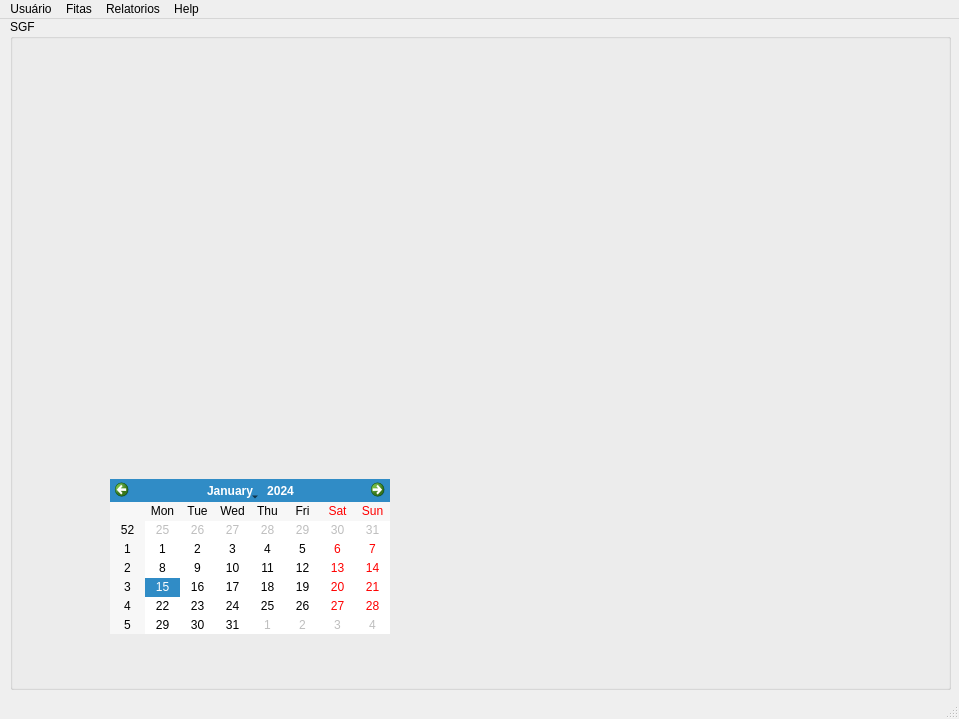
<?xml version="1.0" encoding="UTF-8"?>
<ui version="4.0">
 <class>MainWindow</class>
 <widget class="QMainWindow" name="MainWindow">
  <property name="geometry">
   <rect>
    <x>0</x>
    <y>0</y>
    <width>959</width>
    <height>719</height>
   </rect>
  </property>
  <property name="windowTitle">
   <string>Dashboard</string>
  </property>
  <widget class="QWidget" name="centralwidget">
   <widget class="QGroupBox" name="groupBox">
    <property name="geometry">
     <rect>
      <x>10</x>
      <y>0</y>
      <width>941</width>
      <height>671</height>
     </rect>
    </property>
    <property name="title">
     <string>SGF</string>
    </property>
    <widget class="QCalendarWidget" name="calendarWidget">
     <property name="geometry">
      <rect>
       <x>100</x>
       <y>460</y>
       <width>280</width>
       <height>155</height>
      </rect>
     </property>
    </widget>
    <widget class="QLabel" name="label">
     <property name="geometry">
      <rect>
       <x>50</x>
       <y>110</y>
       <width>311</width>
       <height>181</height>
      </rect>
     </property>
     <property name="text">
      <string/>
     </property>
    </widget>
    <widget class="QLabel" name="label_4">
     <property name="geometry">
      <rect>
       <x>130</x>
       <y>110</y>
       <width>231</width>
       <height>231</height>
      </rect>
     </property>
     <property name="cursor">
      <cursorShape>CrossCursor</cursorShape>
     </property>
     <property name="text">
      <string/>
     </property>
     <property name="pixmap">
      <pixmap>../Users/anderson.pereira/Desktop/PYTHON/botao 3 png.png</pixmap>
     </property>
    </widget>
    <widget class="QLabel" name="label_5">
     <property name="geometry">
      <rect>
       <x>530</x>
       <y>110</y>
       <width>231</width>
       <height>231</height>
      </rect>
     </property>
     <property name="cursor">
      <cursorShape>CrossCursor</cursorShape>
     </property>
     <property name="text">
      <string/>
     </property>
     <property name="pixmap">
      <pixmap>../Users/anderson.pereira/Desktop/PYTHON/botao 2 png.png</pixmap>
     </property>
    </widget>
   </widget>
  </widget>
  <widget class="QMenuBar" name="menubar">
   <property name="geometry">
    <rect>
     <x>0</x>
     <y>0</y>
     <width>959</width>
     <height>21</height>
    </rect>
   </property>
   <widget class="QMenu" name="menuUsu_rio">
    <property name="title">
     <string>Usuário</string>
    </property>
    <addaction name="actionInserir"/>
    <addaction name="actionConsultar"/>
    <addaction name="actionDeletar"/>
    <addaction name="actionDeletar_3"/>
    <addaction name="actionSair"/>
   </widget>
   <widget class="QMenu" name="menuFitas">
    <property name="title">
     <string>Fitas</string>
    </property>
    <addaction name="actionCadastrar"/>
    <addaction name="actionConsultar_2"/>
    <addaction name="actionEditar"/>
    <addaction name="actionDeletar_2"/>
   </widget>
   <widget class="QMenu" name="menuRelatorios">
    <property name="title">
     <string>Relatorios</string>
    </property>
    <addaction name="actionUsu_rios"/>
    <addaction name="actionFitas"/>
   </widget>
   <widget class="QMenu" name="menuSGF">
    <property name="title">
     <string>Help</string>
    </property>
    <addaction name="actionAbout"/>
   </widget>
   <addaction name="menuUsu_rio"/>
   <addaction name="menuFitas"/>
   <addaction name="menuRelatorios"/>
   <addaction name="menuSGF"/>
  </widget>
  <widget class="QStatusBar" name="statusbar"/>
  <action name="actionInserir">
   <property name="text">
    <string>Cadastrar</string>
   </property>
  </action>
  <action name="actionConsultar">
   <property name="text">
    <string>Consultar</string>
   </property>
  </action>
  <action name="actionDeletar">
   <property name="text">
    <string>Editar</string>
   </property>
  </action>
  <action name="actionCadastrar">
   <property name="text">
    <string>Cadastrar</string>
   </property>
  </action>
  <action name="actionConsultar_2">
   <property name="text">
    <string>Consultar</string>
   </property>
  </action>
  <action name="actionEditar">
   <property name="text">
    <string>Editar</string>
   </property>
  </action>
  <action name="actionDeletar_2">
   <property name="text">
    <string>Deletar</string>
   </property>
  </action>
  <action name="actionDeletar_3">
   <property name="text">
    <string>Deletar</string>
   </property>
  </action>
  <action name="actionUsu_rios">
   <property name="text">
    <string>Usuários</string>
   </property>
  </action>
  <action name="actionFitas">
   <property name="text">
    <string>Fitas</string>
   </property>
  </action>
  <action name="actionAbout">
   <property name="text">
    <string>About</string>
   </property>
  </action>
  <action name="actionSair">
   <property name="text">
    <string>Sair</string>
   </property>
  </action>
 </widget>
 <resources/>
 <connections/>
</ui>
